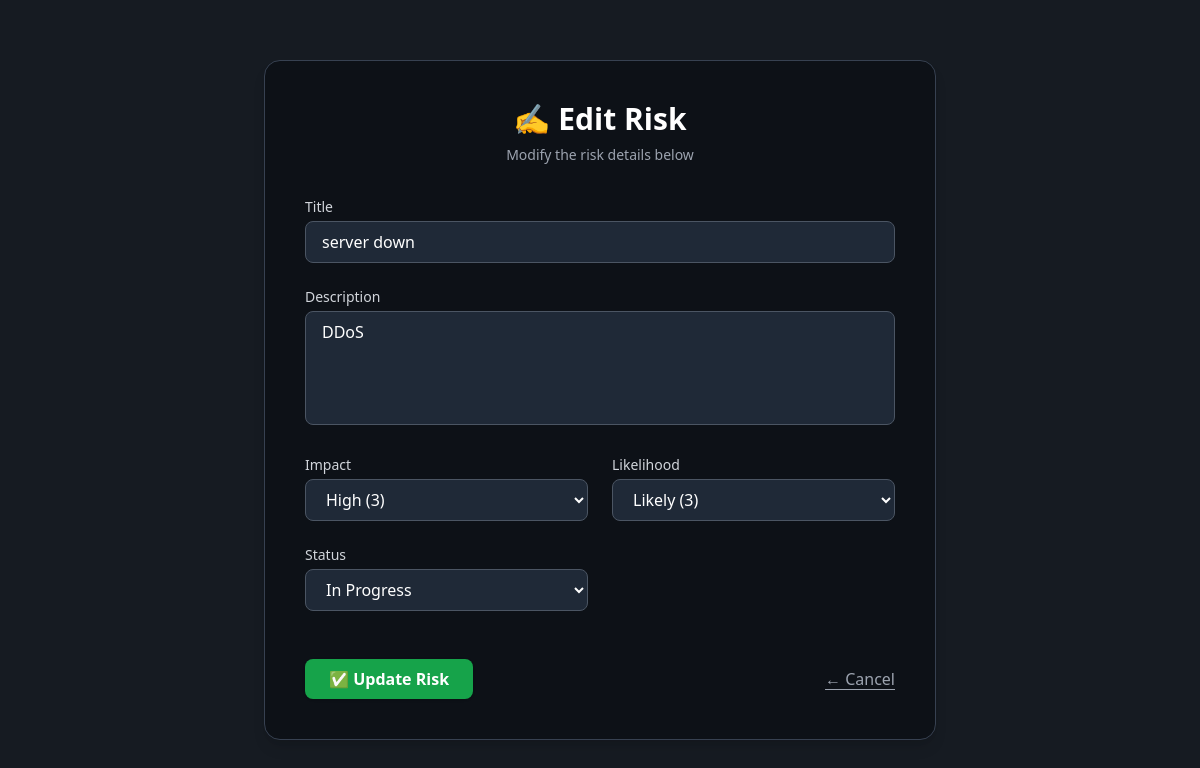
/edit_risk/1 (signed in), run on the app's committed database.
### models.py (models this page shows, shortened)
class Risk(db.Model):
    id = db.Column(db.Integer, primary_key = True)
    title = db.Column(db.String(100), nullable = False)
    description = db.Column(db.Text, nullable = False)
    impact = db.Column(db.Integer, nullable = False)
    likelihood = db.Column(db.Integer, nullable = False)
    owner_id = db.Column(db.Integer, db.ForeignKey('user.id'),nullable = False)
    created_at = db.Column(db.DateTime, default = datetime.utcnow)
    updated_at = db.Column(db.DateTime, default = datetime.utcnow, onupdate = datetime.utcnow)
    status = db.Column(db.String(20), nullable=False, default="Open")
    treatment_plan = db.Column(db.Text, nullable=True)

### app.py (the view, shortened to what this page needs)
@app.route('/edit_risk/<int:risk_id>', methods = ['GET' , 'POST'])
@login_required
def edit_risk(risk_id):
    risk = Risk.query.get_or_404(risk_id)
    if risk.owner_id != current_user.id:
        flash('Unauthorized access','Danger')
        return redirect(url_for('dashboard'))
    return render_template('edit_risk.html', risk = risk)

### app.py (called while the page is built)
@login_manager.user_loader
def load_user(user_id):
    with db.session() as session:  # Use an explicit session
        return session.get(User, int(user_id))

### templates/edit_risk.html (shortened to what this page needs)
<!DOCTYPE html>
<html lang="en" class="dark">
<head>
  <script src="https://cdn.tailwindcss.com"></script>
</head>
<body class="bg-[#161B22] text-[#C9D1D9] min-h-screen flex items-center justify-center px-4">
  <div class="w-full max-w-2xl bg-[#0D1117] border border-gray-700 rounded-2xl shadow-lg p-8 sm:p-10">
    <div class="text-center mb-8">
      <h2 class="text-3xl font-bold text-white">✍️ Edit Risk</h2>
      <p class="text-sm text-gray-400 mt-2">Modify the risk details below</p>
    </div>
    <form method="POST" class="space-y-6">
      <div>
        <label for="title" class="block text-sm font-medium text-gray-300 mb-1">Title</label>
        <input
          type="text"
          name="title"
          value="{{ risk.title }}"
          required
          class="w-full bg-gray-800 border border-gray-600 rounded-lg px-4 py-2 focus:ring-2 focus:ring-blue-500 focus:outline-none text-white"
        />
      </div>
      <div>
        <label for="description" class="block text-sm font-medium text-gray-300 mb-1">Description</label>
        <textarea
          name="description"
          required
          rows="4"
          class="w-full bg-gray-800 border border-gray-600 rounded-lg px-4 py-2 resize-none focus:ring-2 focus:ring-blue-500 focus:outline-none text-white"
        >{{ risk.description }}</textarea>
      </div>
      <div class="grid grid-cols-1 sm:grid-cols-2 gap-6">
        <div>
          <label for="impact" class="block text-sm font-medium text-gray-300 mb-1">Impact</label>
          <select
            name="impact"
            required
            class="w-full bg-gray-800 border border-gray-600 rounded-lg px-4 py-2 focus:ring-2 focus:ring-blue-500 focus:outline-none text-white"
          >
            <option value="3" {% if risk.impact == 3 %}selected{% endif %}>High (3)</option>
          </select>
        </div>
        <div>
          <label for="likelihood" class="block text-sm font-medium text-gray-300 mb-1">Likelihood</label>
          <select
            name="likelihood"
            required
            class="w-full bg-gray-800 border border-gray-600 rounded-lg px-4 py-2 focus:ring-2 focus:ring-blue-500 focus:outline-none text-white"
          >
            <option value="3" {% if risk.likelihood == 3 %}selected{% endif %}>Likely (3)</option>
          </select>
        </div>
        <div>
          <label for="status" class="block text-sm font-medium text-gray-300 mb-1">Status</label>
          <select
            id="status"
            name="status"
            required
            class="w-full bg-gray-800 border border-gray-600 rounded-lg px-4 py-2 focus:ring-2 focus:ring-blue-500 focus:outline-none text-white"
          >
            <option value="In Progress" {% if risk.status == 'In Progress' %}selected{% endif %}>In Progress</option>
          </select>
        </div>
      </div>
      <div class="flex justify-between items-center pt-6">
        <button type="submit"
                class="bg-green-600 hover:bg-green-500 text-white font-semibold px-6 py-2 rounded-lg transition shadow">
          ✅ Update Risk
        </button>
        <a href="{{ url_for('dashboard') }}"
           class="text-gray-400 hover:text-white font-medium underline underline-offset-4 transition">
          ← Cancel
        </a>
      </div>
    </form>
  </div>
</body>
</html>

### data on the page
Risk: title "server down", description "DDoS", impact "High (3)", likelihood "Likely (3)", status "In Progress"
